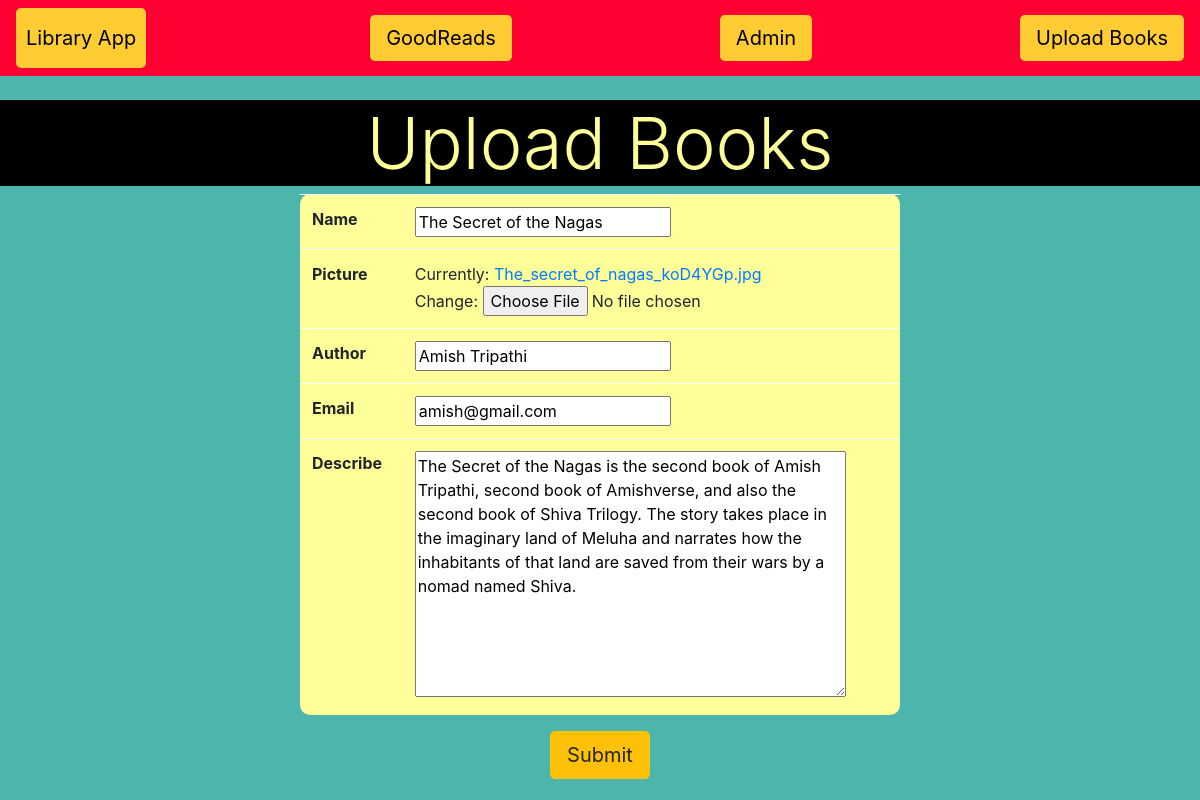
Page /update/3 on the committed database.
### book/models.py (models this page shows, shortened)
class Book(models.Model):
    name = models.CharField(max_length = 50)
    picture = models.ImageField()
    author = models.CharField(max_length = 30, default='anonymous')
    email = models.EmailField(blank = True)
    describe = models.TextField(default = 'DataFlair Django tutorials')

### book/views.py (the view)
# urls.py: path('update/<int:book_id>', views.update_book),
def update_book(request, book_id):
    book_id = int(book_id)
    try:
        book_sel = Book.objects.get(id = book_id)
    except Book.DoesNotExist:
        return redirect('index')
    book_form = BookCreate(request.POST or None, instance = book_sel)
    if book_form.is_valid():
       book_form.save()
       return redirect('index')
    return render(request, 'book/upload_form.html', {'upload_form':book_form})

### book/forms.py
class BookCreate(forms.ModelForm):
    class Meta:
        model = Book
        fields = '__all__'

### book/templates/book/upload_form.html (shortened to what this page needs)
{% extends 'book/library.html' %}
{% block content %}
    <center>
    <h1 class="display-3" style="background-color:#000000;color:#FFFF99;">Upload Books</h1>
    <form method = 'POST' enctype="multipart/form-data">
        <table class = 'w-50 table table-light' style="border-radius:10px;background-color:#FFFF99;">
            {% for field in upload_form %}
            <tr>
                <th>{{field.label}}</th>
                <td>{{ field }}</td>
            </tr>
            {% endfor %}
        </table>
        <button type="submit" class="btn btn-lg btn-warning">Submit</button>
    </form>
</center>
{% endblock %}

### rows in the picture
Book: upload_form "The Secret of the Nagas" "Amish Tripathi" "amish@gmail.com" "The Secret of the Nagas is the second book of Amish Tripathi, second book of Amishverse, and also the second book of Shiva Trilogy. The story takes place in the imaginary land of Meluha and narrates how the inhabitants of that land are saved from their wars by a nomad named Shiva."

### other values in the picture
{{ field.label }} "Name" "Picture" "Author" "Email" "Describe"
